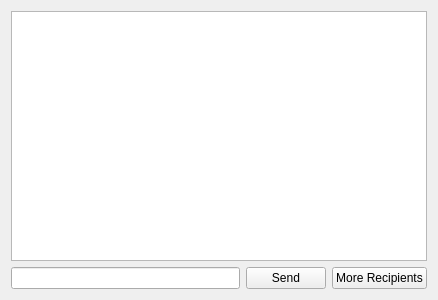
<?xml version="1.0" encoding="UTF-8"?>
<ui version="4.0">
 <class>ChatWindow</class>
 <widget class="QWidget" name="ChatWindow">
  <property name="geometry">
   <rect>
    <x>0</x>
    <y>0</y>
    <width>438</width>
    <height>300</height>
   </rect>
  </property>
  <property name="windowTitle">
   <string>ChatWindow</string>
  </property>
  <layout class="QGridLayout" name="gridLayout">
   <item row="0" column="0" colspan="3">
    <widget class="QTextEdit" name="teHistory"/>
   </item>
   <item row="1" column="0">
    <widget class="QLineEdit" name="leInput"/>
   </item>
   <item row="1" column="1">
    <widget class="QPushButton" name="btSend">
     <property name="text">
      <string>Send</string>
     </property>
    </widget>
   </item>
   <item row="1" column="2">
    <widget class="QPushButton" name="btMoreRecipients">
     <property name="text">
      <string>More Recipients</string>
     </property>
    </widget>
   </item>
  </layout>
 </widget>
 <layoutdefault spacing="6" margin="11"/>
 <tabstops>
  <tabstop>leInput</tabstop>
  <tabstop>teHistory</tabstop>
 </tabstops>
 <resources/>
 <connections/>
</ui>
